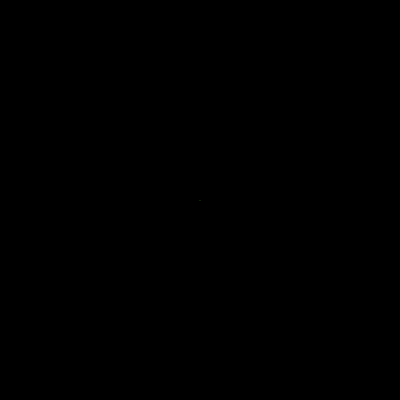
Frame 1 (no input)
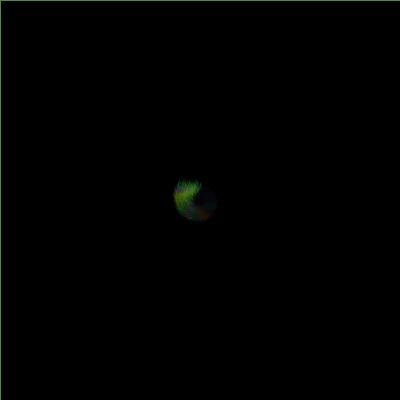
Frame 60 (the mouse pressed at the canvas centre just before this capture)
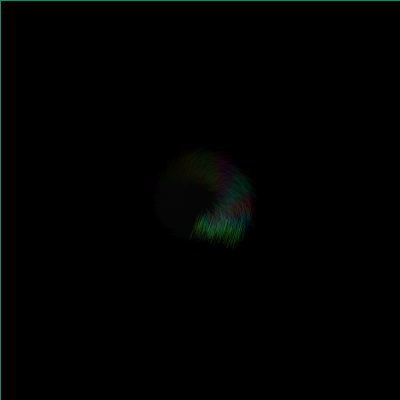
Frame 120 (the mouse held since frame 60 and released just before this capture)

The Processing sketch that drew these frames (run headless with seeded random() and noise(); from frame 60 on, the mouse is pressed at the canvas centre):

// Processing sketch: processing_157315
// ── processing_157315.pde

void setup() {
  size(400,400);
  background(0);
  colorMode(HSB,100);
}



void draw() {

  fill(0,100,0,10);
  rect(0,0,width,height);
  translate(width/2, height/2);
  scale(.001*frameCount);
  rotate(frameCount/TWO_PI);
  
  float yOffset = height*.5;
  float yRange = height*.5;
  float seed = random(yRange)+yOffset;
  PVector origin = new PVector(0, seed);

  stroke(seed%100,100,100,25);
  
  for(int i = 1 ; i < width ; i ++) {
     PVector next = new PVector(i,(.5-noise(i+seed))*yRange*2+yOffset);
     line(origin.x,origin.y,next.x,next.y);
     origin = next;
  }
}
